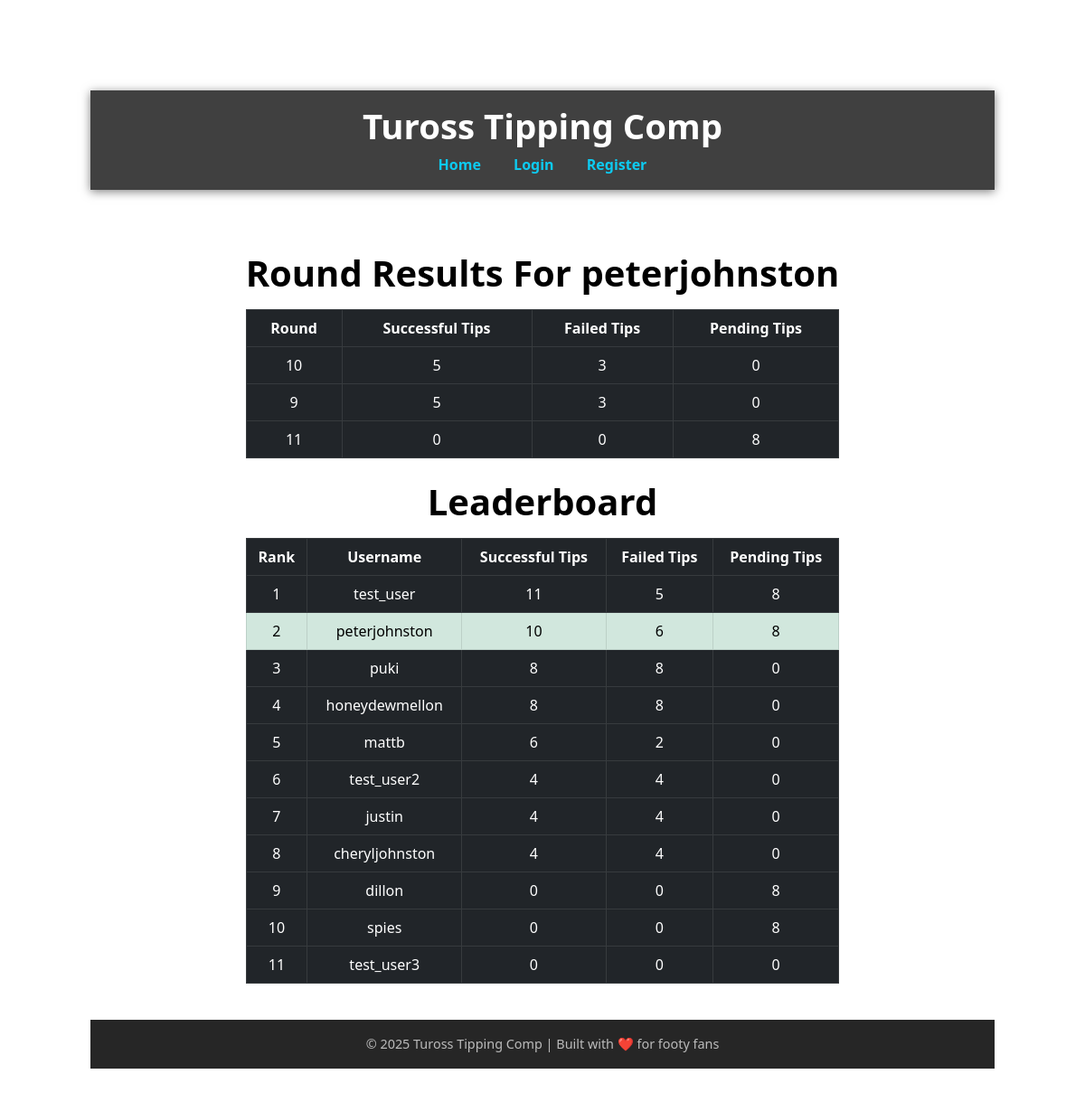
The page /leaderboard (signed in) on the database its author committed.
### app/models.py (models this page shows, shortened)
class User(UserMixin, db.Model):
    id = db.Column(db.Integer, primary_key=True)
    username = db.Column(db.String(150), unique=True, nullable=False)
    password_hash = db.Column(db.String(150), nullable=False)
    avatar = db.Column(db.String(120), nullable=False, default="default.jpg")

class UserTipStats(db.Model):
    __tablename__ = 'user_tip_stats'
    id = db.Column(db.Integer, primary_key=True)
    user_id = db.Column(db.Integer, db.ForeignKey('user.id'), nullable=False)
    round_number = db.Column(db.Integer, nullable=False)
    successful_tips = db.Column(db.Integer, default=0)
    failed_tips = db.Column(db.Integer, default=0)
    pending_tips = db.Column(db.Integer, default=0)
    user = db.relationship('User', backref=db.backref('tip_stats', lazy=True))

### app/routes/leaderboard_routes.py (the view)
@leaderboard_bp.route("/leaderboard", methods=["GET","POST"])
@login_required
def leaderboard():
    leaderboard_data = (
        db.session.query(
            User.username,
            db.func.sum(UserTipStats.successful_tips).label("total_success"),
            db.func.sum(UserTipStats.failed_tips).label("total_failure"),
            db.func.sum(UserTipStats.pending_tips).label("total_pending")
        )
        .join(User, User.id == UserTipStats.user_id)
        .group_by(User.id)
        .order_by(db.desc("total_success"))  # Sort by success descending
        .all()
    )
    round_data = (
        db.session.query(
            UserTipStats.round_number,
            db.func.sum(UserTipStats.successful_tips).label("total_success"),
            db.func.sum(UserTipStats.failed_tips).label("total_failure"),
            db.func.sum(UserTipStats.pending_tips).label("total_pending")
        )
        .filter_by(user_id=current_user.id)
        .group_by(UserTipStats.round_number)
        .order_by(db.desc("total_success"))  # Sort by success descending
        .all()
    )
    return render_template("leaderboard.html", leaderboard_data=leaderboard_data, round_data=round_data)

### app/templates/leaderboard.html (shortened to what this page needs)
{% extends "base.html" %}
{% block content %}
<main class="container mt-5">
    <div class="text-center mb-4">
        <h2 class="display-6 text-black fw-bold">Round Results For {{ current_user.username }}</h2>
        <table class="table table-bordered table-hover table-dark mt-3 custom-table">
            <thead>
                <tr>
                    <th>Round</th>
                    <th>Successful Tips</th>
                    <th>Failed Tips</th>
                    <th>Pending Tips</th>
                </tr>
            </thead>
            <tbody>
                {% for row in round_data %}
                <tr>
                    <td>{{ row.round_number }}</td>
                    <td>{{ row.total_success }}</td>
                    <td>{{ row.total_failure }}</td>
                    <td>{{ row.total_pending }}</td>
                </tr>
                {% endfor %}
            </tbody>
        </table>
        <h2 class="display-6 text-black fw-bold mt-4">Leaderboard</h2>
        <table class="table table-bordered table-hover table-dark mt-3 custom-table">
            <thead>
                <tr>
                    <th>Rank</th>
                    <th>Username</th>
                    <th>Successful Tips</th>
                    <th>Failed Tips</th>
                    <th>Pending Tips</th>
                </tr>
            </thead>
            <tbody>
                {% for row in leaderboard_data %}
                <tr {% if current_user.username == row.username %}class="table-success"{% endif %}>
                    <td>{{ loop.index }}</td>
                    <td>{{ row.username }}</td>
                    <td>{{ row.total_success }}</td>
                    <td>{{ row.total_failure }}</td>
                    <td>{{ row.total_pending }}</td>
                </tr>
                {% endfor %}
            </tbody>
        </table>
    </div>
</main>
{% endblock %}

### app/static/style.css (style rules this page uses)
body { font-family: Arial, sans-serif; padding: 100px; }

### rows shown on the page
User: username "peterjohnston", total_success "10", total_failure "6", total_pending "8"
UserTipStats: round_number "10", total_success "5", total_failure "3", total_pending "0"
UserTipStats: round_number "9", total_success "5", total_failure "3", total_pending "0"
UserTipStats: round_number "11", total_success "0", total_failure "0", total_pending "8"
User: username "test_user", total_success "11", total_failure "5", total_pending "8"
User: username "puki", total_success "8", total_failure "8", total_pending "0"
User: username "honeydewmellon", total_success "8", total_failure "8", total_pending "0"
User: username "mattb", total_success "6", total_failure "2", total_pending "0"
User: username "test_user2", total_success "4", total_failure "4", total_pending "0"
User: username "justin", total_success "4", total_failure "4", total_pending "0"
User: username "cheryljohnston", total_success "4", total_failure "4", total_pending "0"
User: username "dillon", total_success "0", total_failure "0", total_pending "8"
User: username "spies", total_success "0", total_failure "0", total_pending "8"
User: username "test_user3", total_success "0", total_failure "0", total_pending "0"

### other values the page prints
{{ current_year or "2025" }} "2025"
